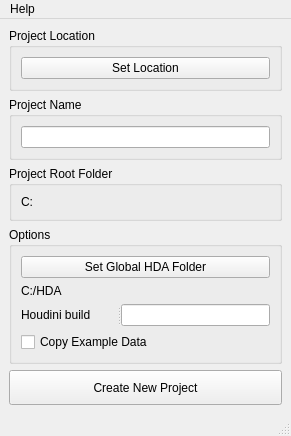
<?xml version="1.0" encoding="UTF-8"?>
<ui version="4.0">
 <class>CreateProject</class>
 <widget class="QMainWindow" name="CreateProject">
  <property name="geometry">
   <rect>
    <x>0</x>
    <y>0</y>
    <width>291</width>
    <height>397</height>
   </rect>
  </property>
  <property name="windowTitle">
   <string>Eve Project Creator</string>
  </property>
  <widget class="QWidget" name="centralwidget">
   <layout class="QVBoxLayout" name="verticalLayout">
    <item>
     <widget class="QGroupBox" name="groupBox_2">
      <property name="title">
       <string>Project Location</string>
      </property>
      <layout class="QVBoxLayout" name="verticalLayout_2">
       <item>
        <widget class="QPushButton" name="btn_setFolder">
         <property name="minimumSize">
          <size>
           <width>100</width>
           <height>0</height>
          </size>
         </property>
         <property name="text">
          <string>Set Location</string>
         </property>
        </widget>
       </item>
      </layout>
     </widget>
    </item>
    <item>
     <widget class="QGroupBox" name="groupBox">
      <property name="title">
       <string>Project Name</string>
      </property>
      <layout class="QVBoxLayout" name="verticalLayout_3">
       <item>
        <widget class="QLineEdit" name="lin_name">
         <property name="alignment">
          <set>Qt::AlignCenter</set>
         </property>
        </widget>
       </item>
      </layout>
     </widget>
    </item>
    <item>
     <widget class="QGroupBox" name="groupBox_3">
      <property name="title">
       <string>Project Root Folder</string>
      </property>
      <layout class="QVBoxLayout" name="verticalLayout_4">
       <item>
        <widget class="QLabel" name="lab_path">
         <property name="text">
          <string>C:</string>
         </property>
        </widget>
       </item>
      </layout>
     </widget>
    </item>
    <item>
     <widget class="QGroupBox" name="groupBox_4">
      <property name="title">
       <string>Options</string>
      </property>
      <layout class="QVBoxLayout" name="verticalLayout_7">
       <item>
        <widget class="QPushButton" name="pushButton">
         <property name="text">
          <string>Set Global HDA Folder</string>
         </property>
        </widget>
       </item>
       <item>
        <widget class="QLabel" name="lab_pathHDA">
         <property name="text">
          <string>C:/HDA</string>
         </property>
        </widget>
       </item>
       <item>
        <widget class="QSplitter" name="splitter">
         <property name="orientation">
          <enum>Qt::Horizontal</enum>
         </property>
         <widget class="QLabel" name="label">
          <property name="text">
           <string>Houdini build</string>
          </property>
         </widget>
         <widget class="QLineEdit" name="lin_options"/>
        </widget>
       </item>
       <item>
        <widget class="QCheckBox" name="chb_example">
         <property name="text">
          <string>Copy Example Data</string>
         </property>
        </widget>
       </item>
      </layout>
     </widget>
    </item>
    <item>
     <widget class="QPushButton" name="btn_create">
      <property name="minimumSize">
       <size>
        <width>0</width>
        <height>35</height>
       </size>
      </property>
      <property name="text">
       <string>Create New Project</string>
      </property>
     </widget>
    </item>
   </layout>
  </widget>
  <widget class="QMenuBar" name="menubar">
   <property name="geometry">
    <rect>
     <x>0</x>
     <y>0</y>
     <width>291</width>
     <height>21</height>
    </rect>
   </property>
   <widget class="QMenu" name="menuHelp">
    <property name="title">
     <string>Help</string>
    </property>
    <addaction name="act_docs"/>
    <addaction name="act_help"/>
   </widget>
   <addaction name="menuHelp"/>
  </widget>
  <widget class="QStatusBar" name="statusbar"/>
  <action name="act_docs">
   <property name="text">
    <string>Documentation</string>
   </property>
  </action>
  <action name="act_help">
   <property name="text">
    <string>Project Creator Help</string>
   </property>
  </action>
 </widget>
 <resources/>
 <connections/>
</ui>
